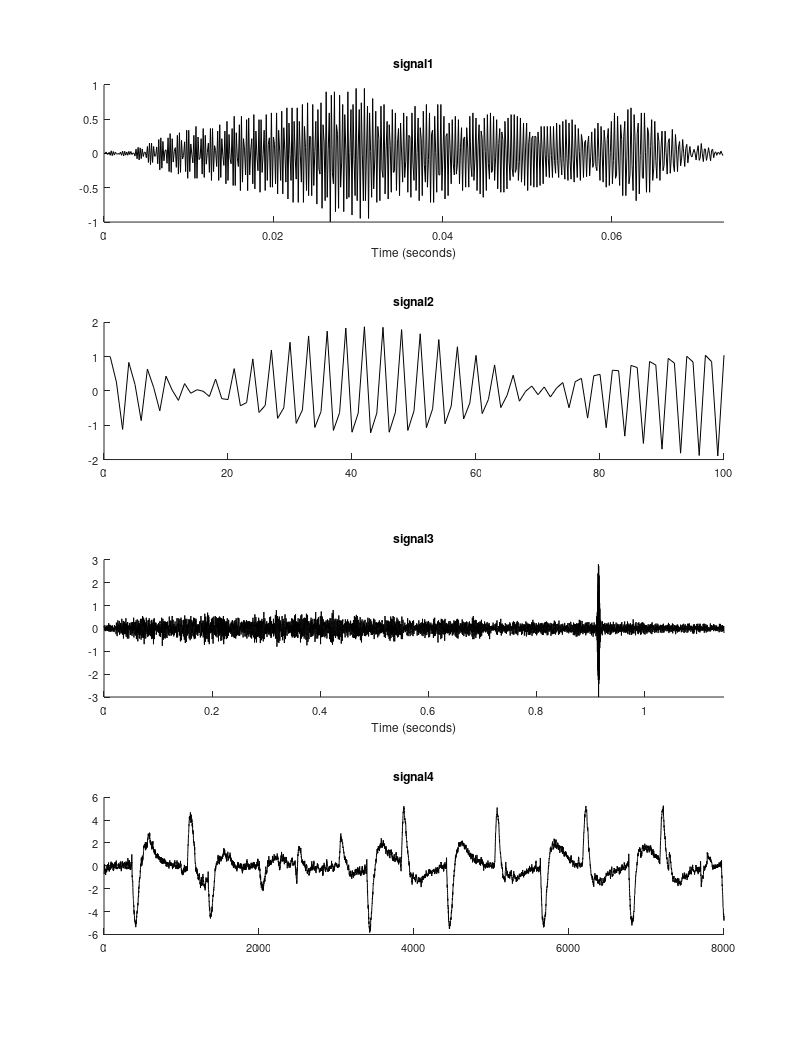

Source code (MATLAB): (Note: this script raises an error after producing the figure.)

clear
close all

set(0,'DefaultAxesColorOrder',[0 0 0])  % force all plots to be black
set(0,'DefaultAxesFontSize', 8)  

%%

figure(1)
clf

x = load('signal1.txt');
Fs = 8192;
N = length(x);
t = (0:N-1)/Fs;
subplot(4,1,1)
plot(t, x)
title('signal1')
xlabel('Time (seconds)')
box off
xlim([0 N/Fs])

x = load('signal2.txt');
subplot(4,1,2)
plot(x)
title('signal2')
box off

x = load('signal3.txt');
subplot(4,1,3)
N = length(x);
t = (0:N-1)/Fs;
plot(t, x)
title('signal3')
xlabel('Time (seconds)')
box off
xlim([0 N/Fs])

x = load('signal4.txt');
subplot(4,1,4)
plot(x)
title('signal4')
box off

orient tall
print -dpdf plots1

%%

figure(2)
clf

x = signal5;
subplot(4,1,1)
plot(x)
title('signal5')
box off

[x, Fs] = wavread('arctic_a0001.wav');
N = length(x);
t = (0:N-1)/Fs;
subplot(4, 1, 2)
plot(t, x)
title('arctic\_a0001')
xlabel('Time (seconds)')
box off
xlim([0 N/Fs])

subplot(4, 1, 3)
plot(t, x)
title('arctic\_a0001 (detail)')
xlabel('Time (seconds)')
box off
xlim([0.25 0.55])


x = load('ECG_Fs256.txt');
Fs = 256;
N = length(x);
t = (0:N-1)/Fs;
subplot(4, 1, 4)
plot(t, x);
title('ECG\_Fs256.txt')
xlabel('Time (seconds)')
box off

orient tall
print -dpdf plots2


%%

figure(3)
clf

a = imread('IMG_2616.jpg');
x = rgb2gray(a);
subplot(2, 1, 1);
imagesc(x)
axis image
colormap(gray)
title('IMG\_2616.jpg')

size(x)

subplot(2, 1, 2)
plot(x(600, :))
title('Row 600 of the image')
box off


orient tall
print -dpdf plots3

    
%%

% set(0,'DefaultAxesColorOrder','remove')

set(0,'DefaultAxesFontSize', 'remove')

